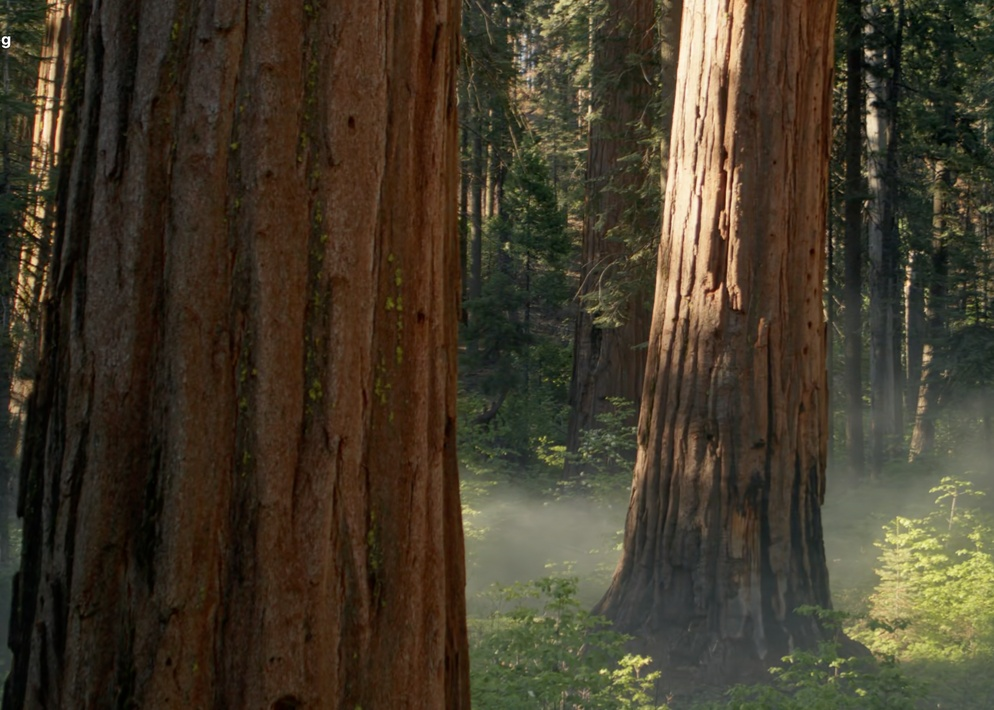
#> input picture flower.jpeg, 994 x 710 px, shrunk from 1500 x 1072 before the run
$ python imgProcess.py
#> lines starting #> are read from the running program, lines starting #| are printed output that depends on the picture
import cv2
import numpy as np
import matplotlib.pyplot as plt

image=cv2.imread("flower.jpeg",cv2.IMREAD_GRAYSCALE )
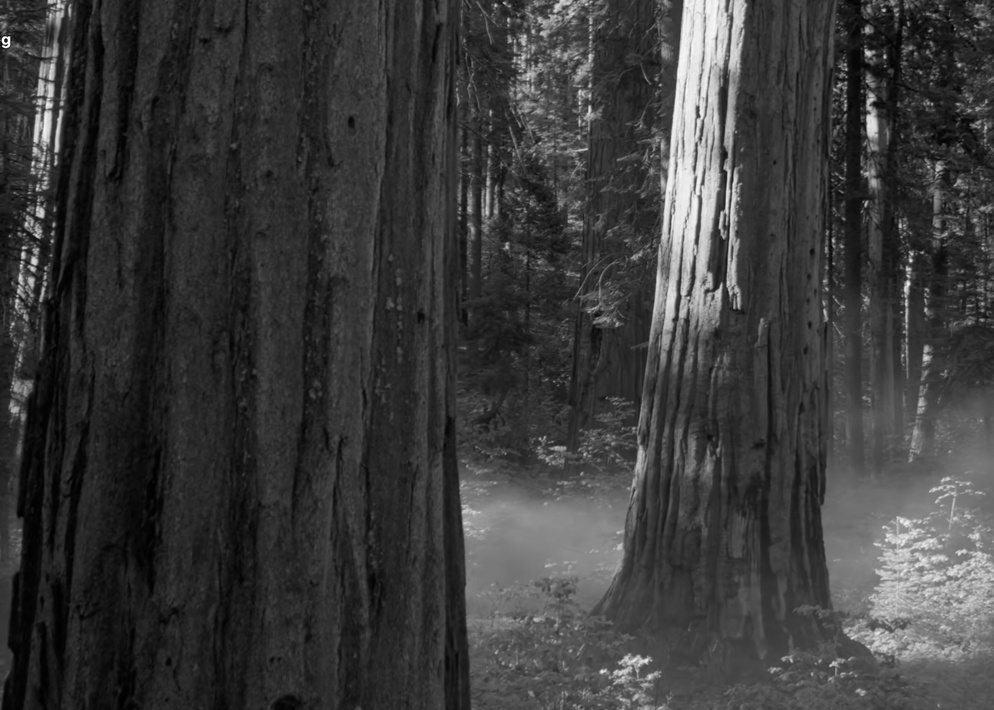
#> image: shape (710, 994); min 0, max 255, mean 59.3
#> the answer given: 3

def logt():
    global trans
    c=255/np.log(1+np.max(image))
    trans=c*np.log(1+image)
    trans=np.array(trans,dtype=np.uint8)

def inv():
    global trans
    c=255/(np.e-1)
    trans=c*np.exp(image/c) -1
    trans=np.array(trans,dtype=np.uint8)

def invColor():
    global trans
    image=cv2.imread("flower.jpeg")
#> image is the input picture: shape (710, 994, 3); mean B, G, R 42, 58.6, 67.4
    image=cv2.cvtColor(image,cv2.COLOR_BGR2RGB)

    r,g,b=cv2.split(image)
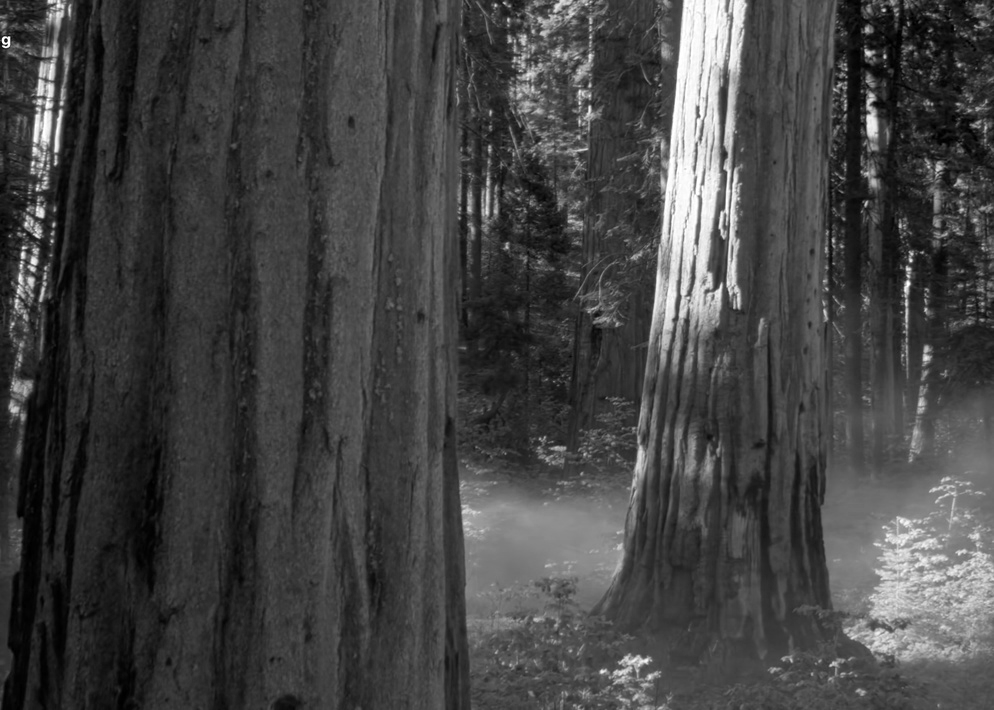
#> r: shape (710, 994); min 0, max 255, mean 67.4
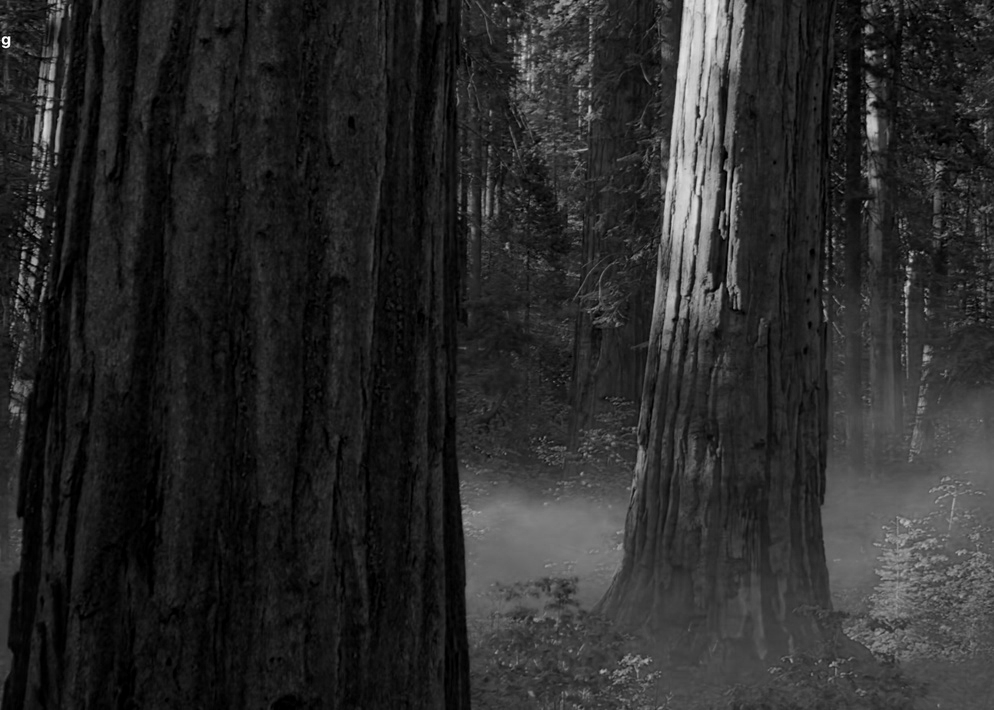
#> b: shape (710, 994); min 0, max 255, mean 42
    c=255/(np.e-1)
    rinv=c*(np.exp(r/c)-1)
    ginv=c*(np.exp(g/c)-1)
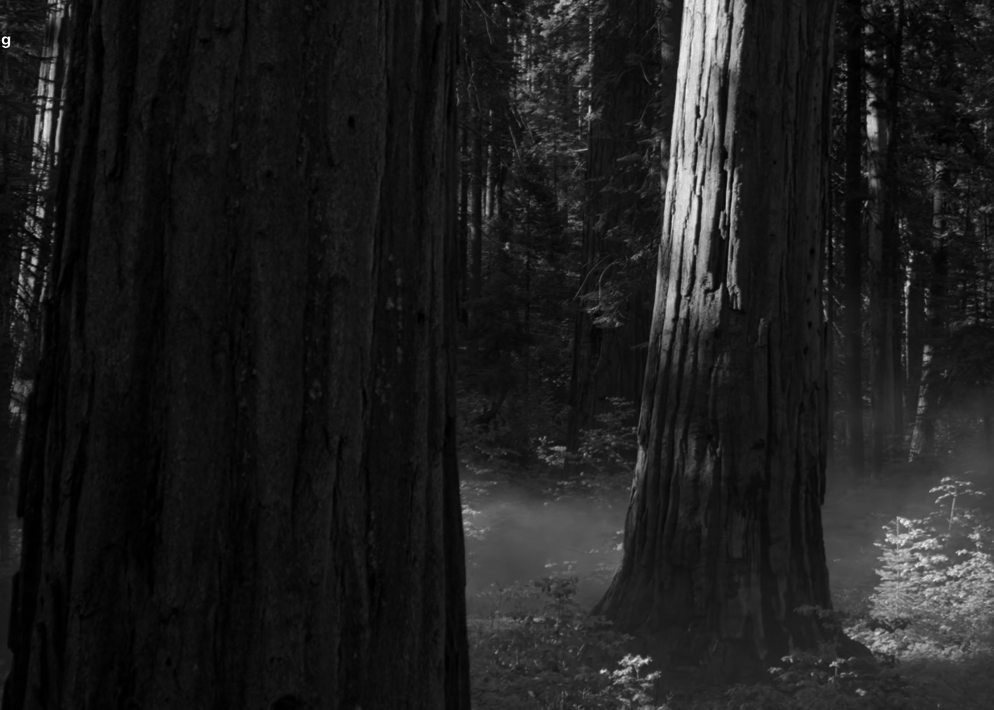
#> ginv: shape (710, 994) float64; min 0, max 678.9, mean 81.8; drawn with min black and max white
    binv=c*(np.exp(b/c)-1)
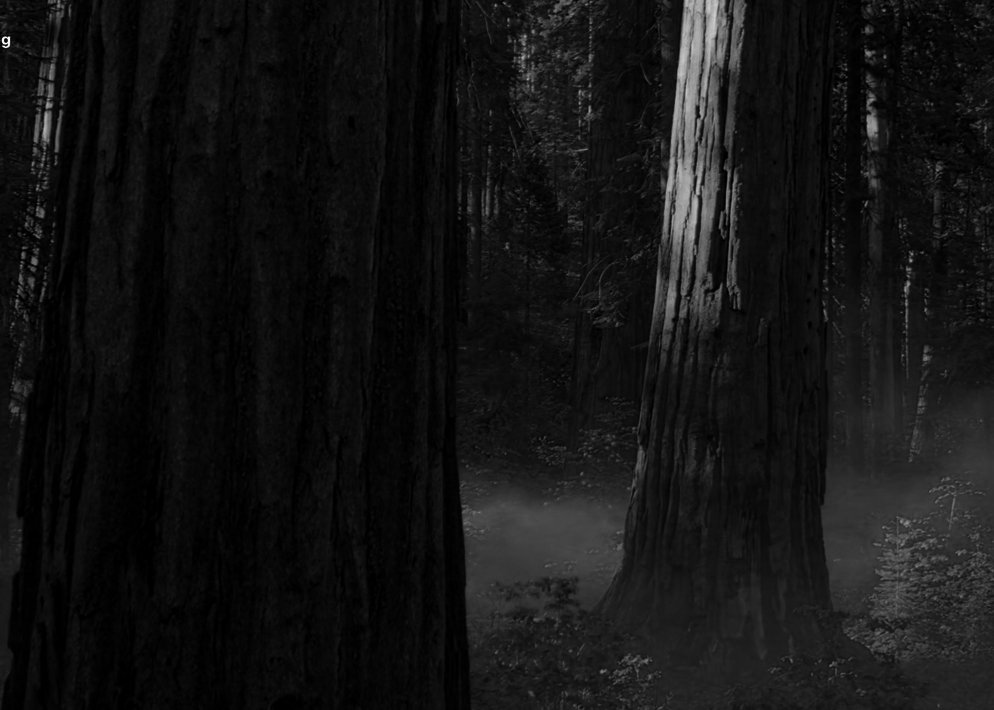
#> binv: shape (710, 994) float64; min 0, max 678.9, mean 54.4; drawn with min black and max white

    trans=cv2.merge((rinv,ginv,binv))
    trans=np.array(trans,dtype=np.uint8)
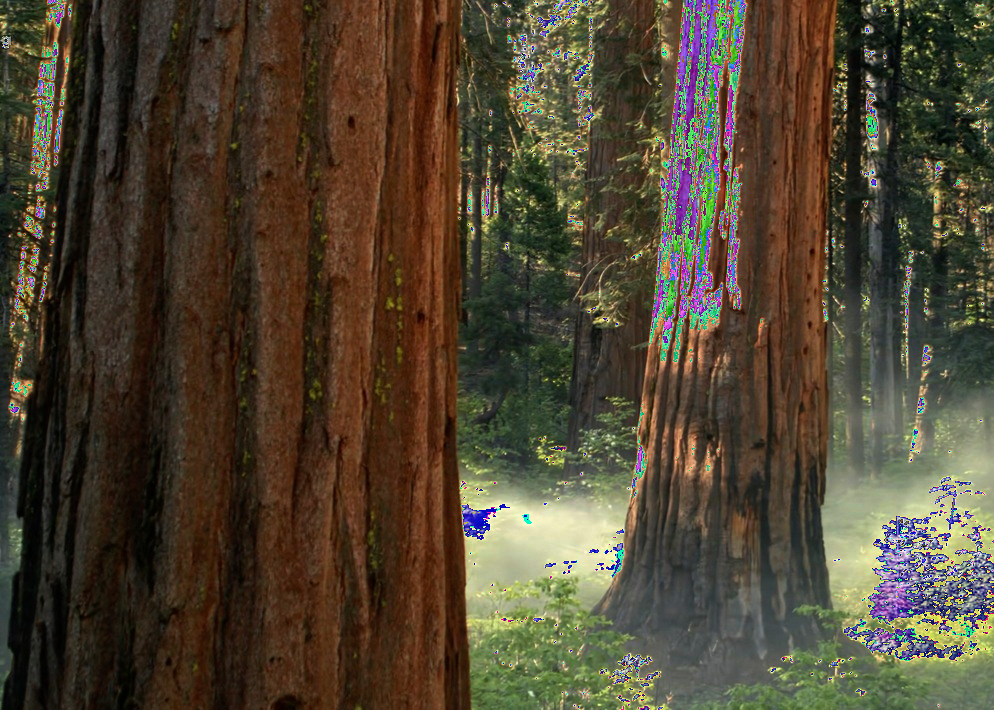
#> trans: shape (710, 994, 3); mean R, G, B 78.7, 68.5, 50
    plt.figure(figsize=(12,6))
    plt.subplot(1,2,1)
    plt.imshow(image)
    plt.subplot(1,2,2)
    plt.imshow(trans)
    plt.show()

def powerlaw():
    global trans
    norma=image/255
    gamma=2
    c=1
    trans=np.power(norma,gamma)
    trans=np.uint8(trans*255)
n=int(input())
if n==1:
    logt()
elif n==2:
    inv()
elif n==3:
    invColor()
else:
    powerlaw()
plt.figure(figsize=(12,6))
plt.subplot(1,2,1)
plt.imshow(image,cmap='gray')
plt.subplot(1,2,2)
plt.imshow(trans,cmap='gray')
plt.show()
